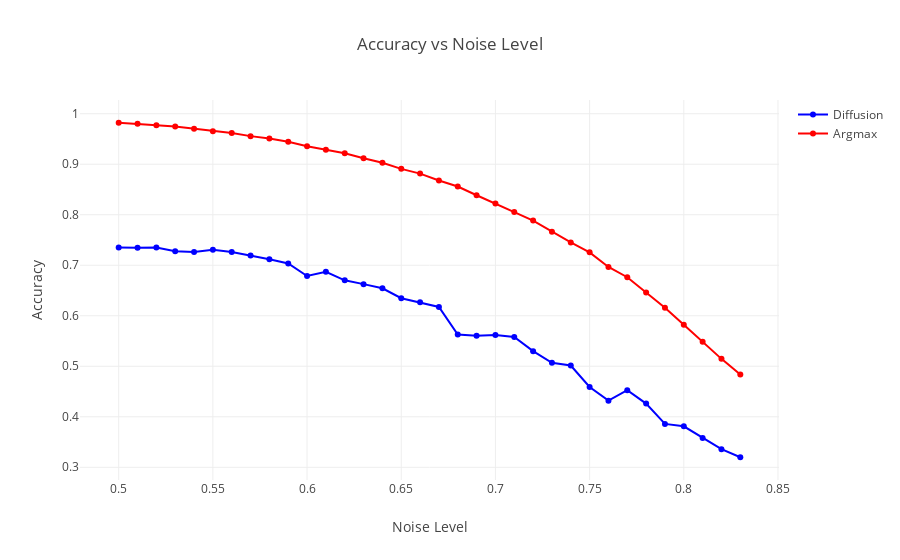

The notebook cell this image was saved under:
### Code cell
noise_levels = np.arange(0.5, 0.84, 0.01)
accs = [d["accuracy"] for d in result_list]
accs_argmax = [d["accuracy"] for d in results_argmax]
fig = go.Figure()
fig.add_trace(go.Scatter(x=noise_levels, y=accs, mode='lines+markers', name='Diffusion', line=dict(color='blue')))
fig.add_trace(go.Scatter(x=noise_levels, y=accs_argmax, mode='lines+markers', name='Argmax', line=dict(color='red')))
fig.update_layout(title='Accuracy vs Noise Level',
                  xaxis_title='Noise Level',
                  yaxis_title='Accuracy')
fig.show()

### Figure 1 — Plotly figure (JSON) as saved in the notebook; plotly's stock layout.template omitted (floating-point values rounded to 4 significant figures)
{"data": [{"line": {"color": "blue"}, "mode": "lines+markers", "name": "Diffusion", "x": [0.5, 0.51, 0.52, 0.53, 0.54, 0.55, 0.56, 0.57, 0.58, 0.59, 0.6, 0.61, 0.62, 0.63, 0.64, 0.65, 0.66, 0.67, 0.68, 0.69, 0.7, 0.71, 0.72, 0.73, 0.74, 0.75, 0.76, 0.77, 0.78, 0.79, 0.8, 0.81, 0.82, 0.83], "y": [0.7353, 0.7345, 0.7353, 0.7278, 0.7261, 0.7308, 0.7261, 0.7195, 0.7117, 0.7036, 0.6788, 0.687, 0.6702, 0.6626, 0.6545, 0.6347, 0.6267, 0.6175, 0.5628, 0.5603, 0.5619, 0.5578, 0.5299, 0.5069, 0.5015, 0.4589, 0.4319, 0.4525, 0.4261, 0.3859, 0.3811, 0.3582, 0.3358, 0.3199], "type": "scatter"}, {"line": {"color": "red"}, "mode": "lines+markers", "name": "Argmax", "x": [0.5, 0.51, 0.52, 0.53, 0.54, 0.55, 0.56, 0.57, 0.58, 0.59, 0.6, 0.61, 0.62, 0.63, 0.64, 0.65, 0.66, 0.67, 0.68, 0.69, 0.7, 0.71, 0.72, 0.73, 0.74, 0.75, 0.76, 0.77, 0.78, 0.79, 0.8, 0.81, 0.82, 0.83], "y": [0.9821, 0.9804, 0.9773, 0.9747, 0.9702, 0.9653, 0.962, 0.9556, 0.9511, 0.9445, 0.9357, 0.9288, 0.9219, 0.912, 0.9028, 0.8909, 0.8815, 0.8678, 0.856, 0.8386, 0.8225, 0.8053, 0.7884, 0.7665, 0.7451, 0.7255, 0.6966, 0.6763, 0.6461, 0.6158, 0.5823, 0.5486, 0.5146, 0.4836], "type": "scatter"}], "layout": {"title": {"text": "Accuracy vs Noise Level"}, "xaxis": {"title": {"text": "Noise Level"}}, "yaxis": {"title": {"text": "Accuracy"}}}}
